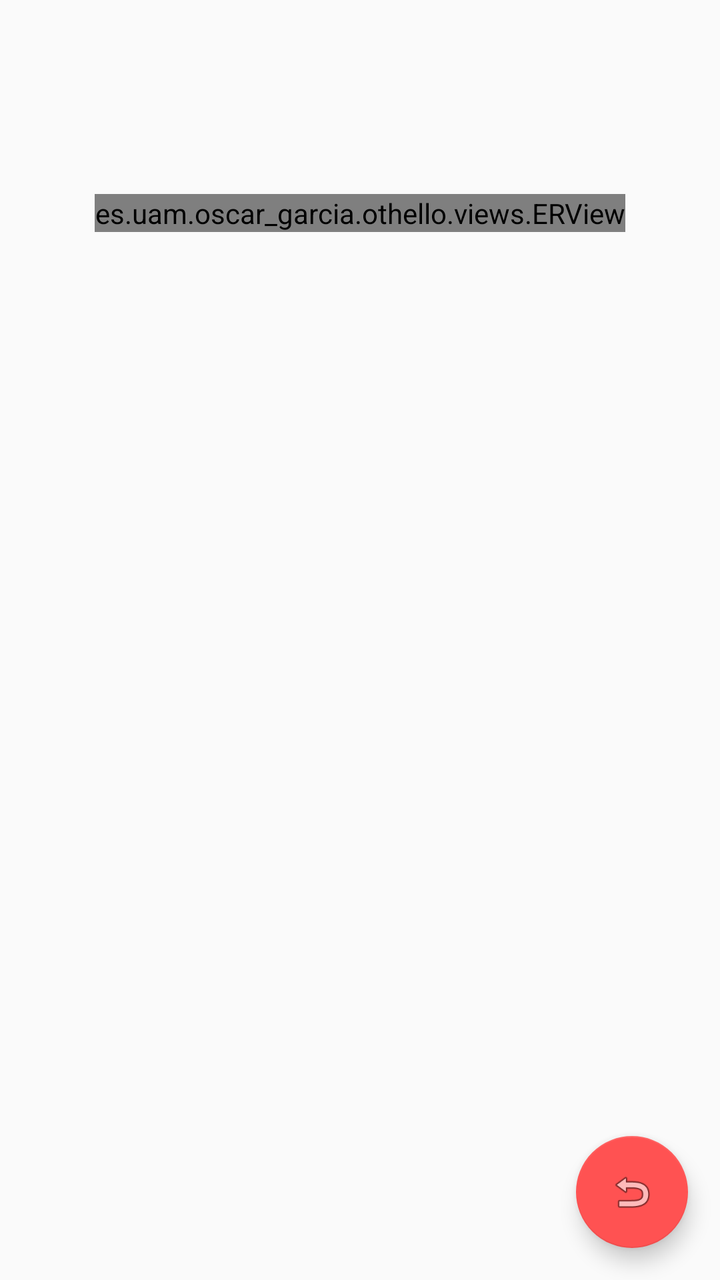
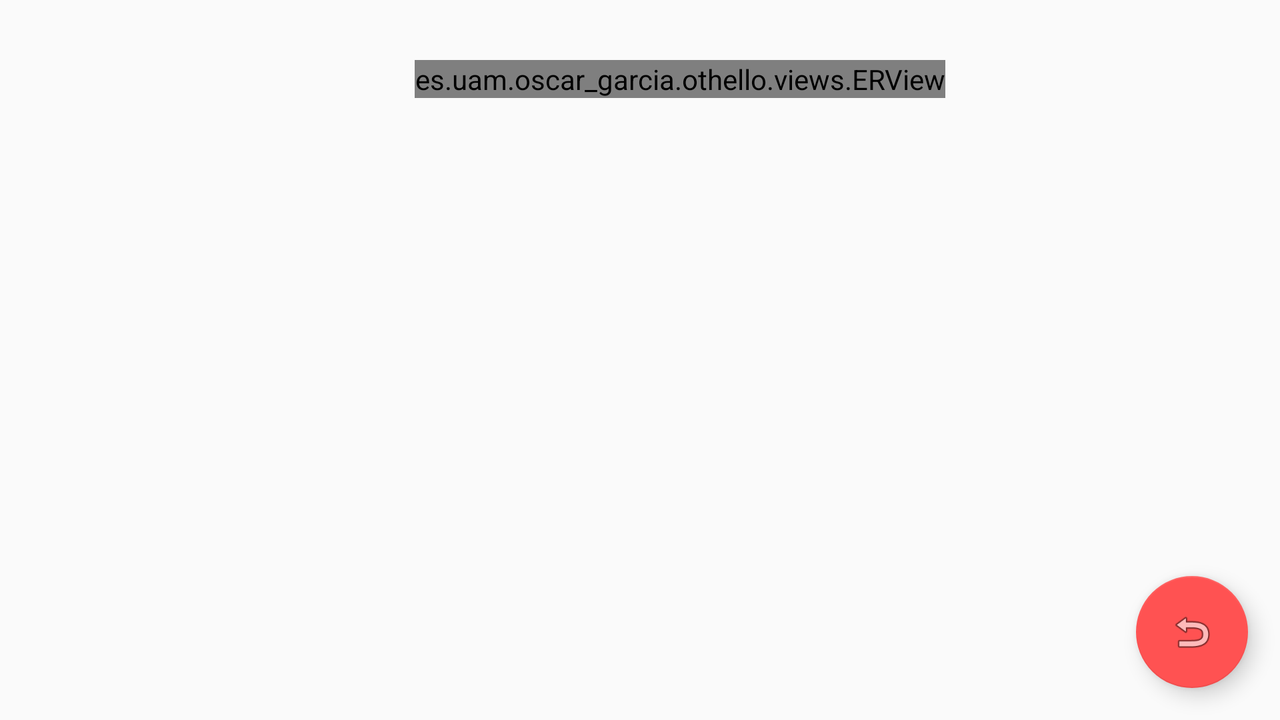

The same Android screen from two of the app's own layout files: first res/layout/ as a phone draws it, then the repository's variant for another configuration, drawn on a device whose configuration selects that folder. Both files follow.
<!-- AndroidManifest.xml: application theme AppTheme -->
<!-- res/layout/fragment_round.xml -->
<android.support.design.widget.CoordinatorLayout
    xmlns:android="http://schemas.android.com/apk/res/android"
    android:layout_width="match_parent"
    android:layout_height="match_parent">
    <LinearLayout
        android:layout_width="match_parent"
        android:layout_height="match_parent"
        android:gravity="center_horizontal"
        android:orientation="vertical">
        <TextView
            android:id="@+id/round_title"
            android:layout_width="wrap_content"
            android:layout_height="wrap_content"
            android:layout_margin="20dp"
            android:textAllCaps="true"
            android:textSize="@dimen/title_size" />
        <es.uam.oscar_garcia.othello.views.ERView
            android:id="@+id/board_erview"
            android:layout_width="wrap_content"
            android:layout_height="wrap_content"
            android:layout_margin="30dp"/>
    </LinearLayout>

    <android.support.design.widget.FloatingActionButton
        android:id="@+id/reset_round_fab"
        android:layout_width="wrap_content"
        android:layout_height="wrap_content"
        android:layout_gravity="bottom|right"
        android:layout_marginBottom="@dimen/activity_vertical_margin"
        android:layout_marginRight="@dimen/activity_horizontal_margin"
        android:src="@android:drawable/ic_menu_revert" />
</android.support.design.widget.CoordinatorLayout>
<!-- resources referenced by this layout -->
<resources>
  <dimen name="activity_horizontal_margin">16dp</dimen>
  <dimen name="activity_vertical_margin">16dp</dimen>
  <dimen name="title_size">20dp</dimen>
  <style name="AppTheme" parent="Theme.AppCompat.Light.DarkActionBar">
          
          <item name="colorPrimary">@color/colorPrimary</item>
          <item name="colorPrimaryDark">@color/colorPrimaryDark</item>
          <item name="colorAccent">@color/colorAccent</item>
      </style>
  <color name="colorPrimary">#673AB7</color>
  <color name="colorPrimaryDark">#512DA8</color>
  <color name="colorAccent">#FF5252</color>
</resources>
<!-- res/layout-land/fragment_round.xml (the repository's variant of the layout above) -->
<!-- drawn on the phone turned sideways -->
<?xml version="1.0" encoding="utf-8"?>
<android.support.design.widget.CoordinatorLayout
    xmlns:android="http://schemas.android.com/apk/res/android"
    android:layout_width="match_parent"
    android:layout_height="match_parent">
    <LinearLayout
        android:layout_width="match_parent"
        android:layout_height="match_parent"
        android:gravity="center_horizontal"
        android:orientation="horizontal">
        <TextView
            android:id="@+id/round_title"
            android:layout_width="wrap_content"
            android:layout_height="wrap_content"
            android:layout_margin="20dp"
            android:textAllCaps="true"
            android:gravity="left|center"
            android:textSize="@dimen/title_size" />
        <es.uam.oscar_garcia.othello.views.ERView
            android:id="@+id/board_erview"
            android:layout_width="wrap_content"
            android:layout_height="wrap_content"
            android:layout_margin="30dp"/>
    </LinearLayout>

    <android.support.design.widget.FloatingActionButton
        android:id="@+id/reset_round_fab"
        android:layout_width="wrap_content"
        android:layout_height="wrap_content"
        android:layout_gravity="bottom|right"
        android:layout_marginBottom="@dimen/activity_vertical_margin"
        android:layout_marginRight="@dimen/activity_horizontal_margin"
        android:src="@android:drawable/ic_menu_revert" />
</android.support.design.widget.CoordinatorLayout>
